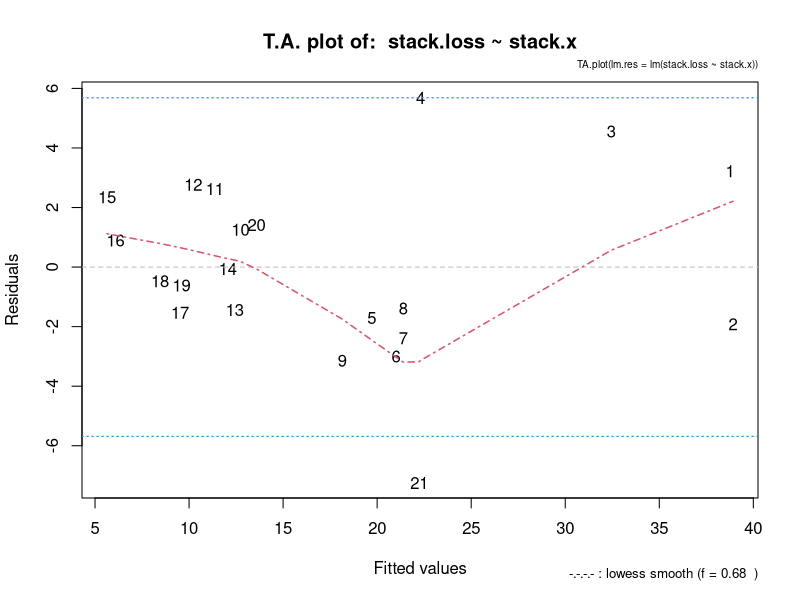
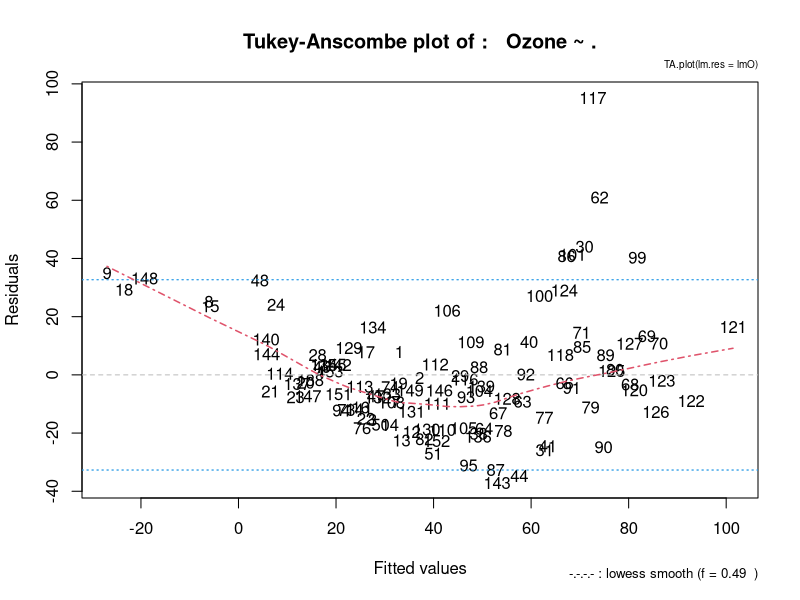
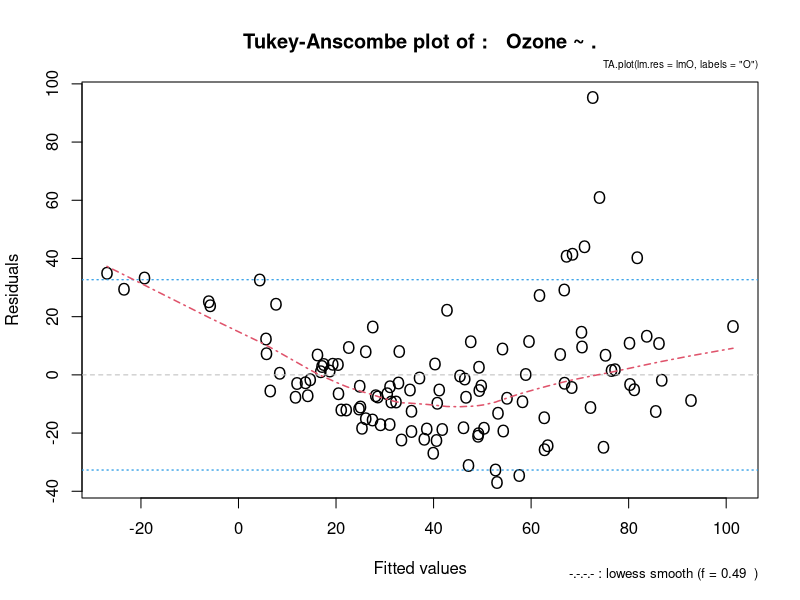
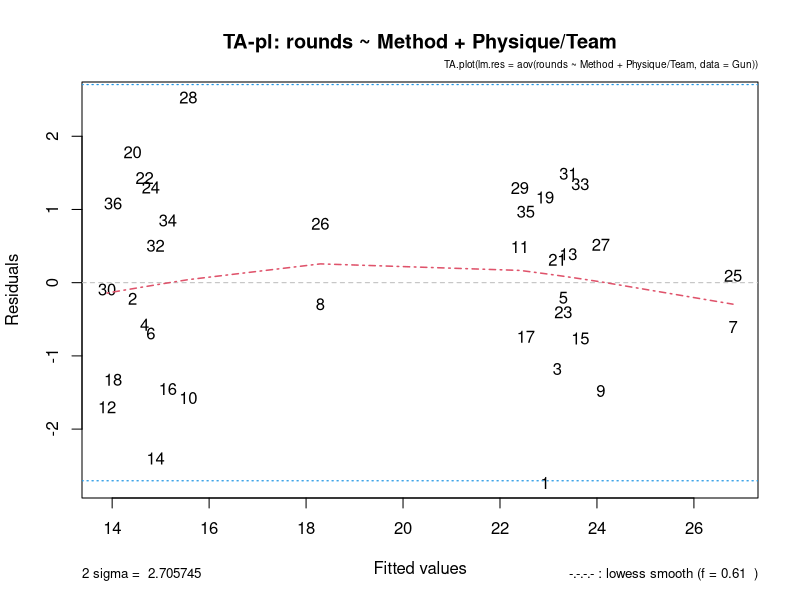
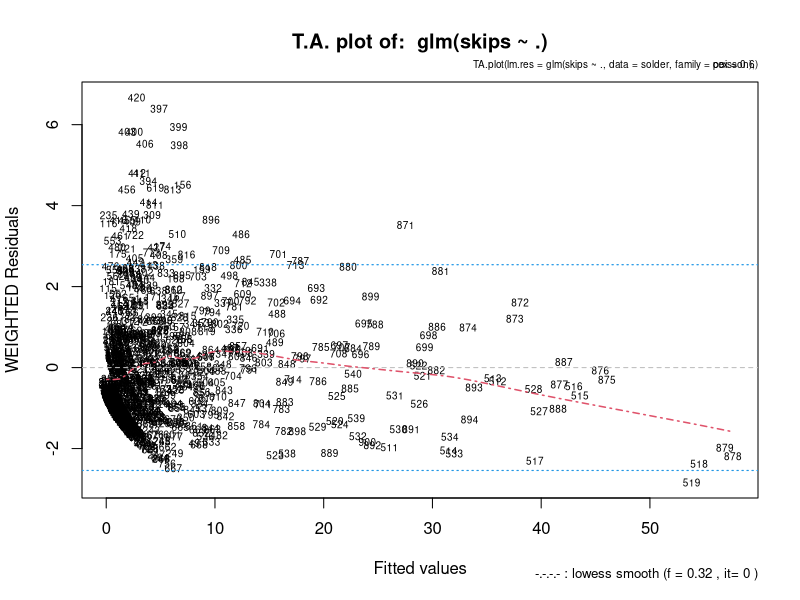
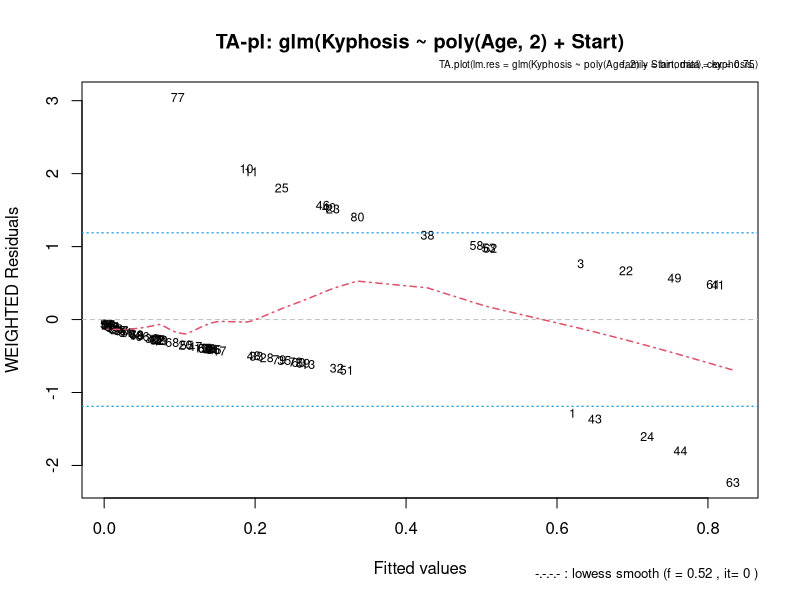

These figures' R source, in order:
library(sfsmisc)


### Name: TA.plot
### Title: Tukey-Anscombe Plot (Residual vs. Fitted) of a Linear Model
### Aliases: TA.plot
### Keywords: models regression

### ** Examples

data(stackloss)
TA.plot(lm(stack.loss ~ stack.x))

example(airquality)
summary(lmO <- lm(Ozone ~ ., data= airquality))
TA.plot(lmO)
TA.plot(lmO, label = "O") # instead of case numbers

if(FALSE) { 
 TA.plot(lm(cost ~ age+type+car.age, claims, weights=number, na.action=na.omit))
}

##--- for  aov(.) : -------------
data(Gun, package = "nlme")
TA.plot( aov(rounds ~ Method + Physique/Team, data = Gun))

##--- Not so clear what it means for GLM, but: ------
if(require(rpart)) { # for the two datasets only
 data(solder, package = "rpart")
 TA.plot(glm(skips ~ ., data = solder, family = poisson), cex= .6)

 data(kyphosis, package = "rpart")
 TA.plot(glm(Kyphosis ~ poly(Age,2) + Start, data=kyphosis, family = binomial),
	 cex=.75) # smaller title and plotting characters
}
